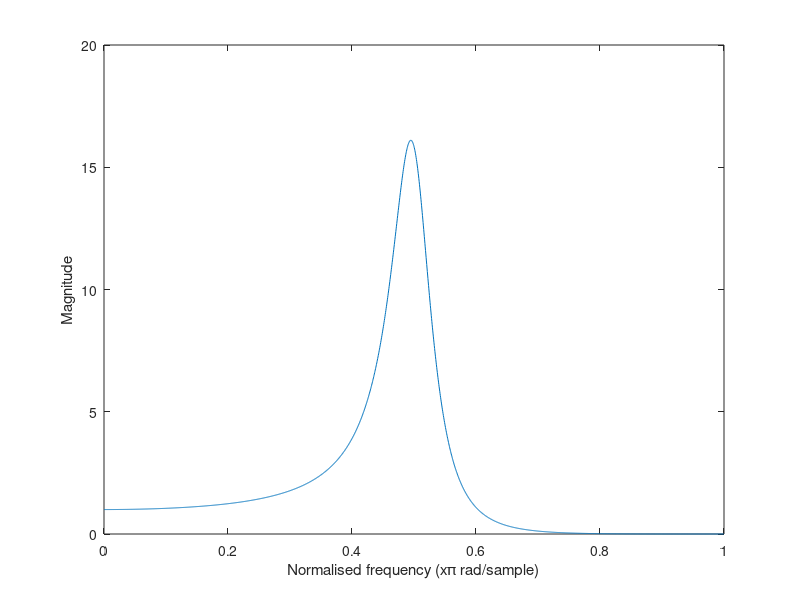
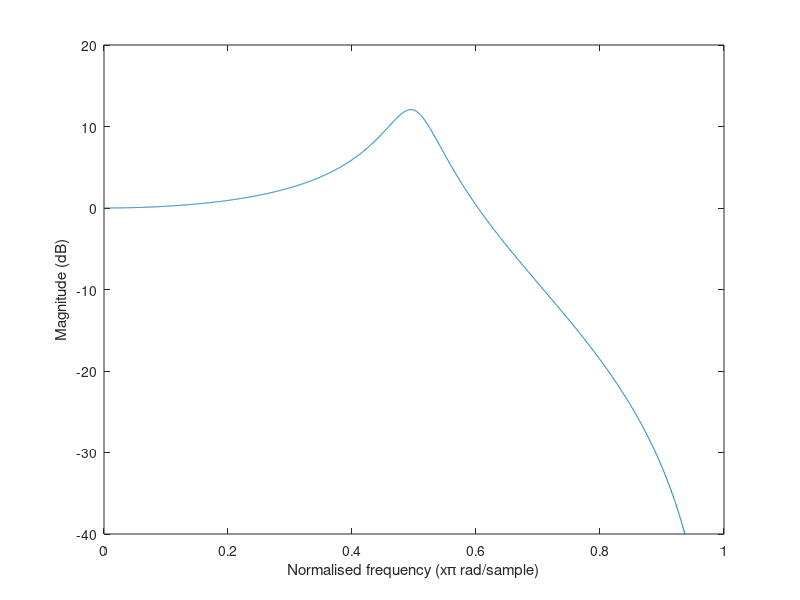

The MATLAB source for these figures, in order:
clear;

figure(1);
Gc_dB=12;
Gc=10^(Gc_dB/20);
wc=pi/2;
OmegaC=tan(wc/2)
b=[OmegaC*OmegaC 2*OmegaC*OmegaC OmegaC*OmegaC]
a=[OmegaC*OmegaC+OmegaC/Gc+1 2*(OmegaC*OmegaC-1) OmegaC*OmegaC-OmegaC/Gc+1]
[h,w]=freqz(fliplr(b), fliplr(a),2048);
plot(w/pi,abs(h).*abs(h));

xlabel('Normalised frequency (x\pi rad/sample)');
ylabel('Magnitude');

figure(2);
   plot(w/pi,20*log10(abs(h)));

xlabel('Normalised frequency (x\pi rad/sample)');
ylabel('Magnitude (dB)');
ylim([-40 20]);